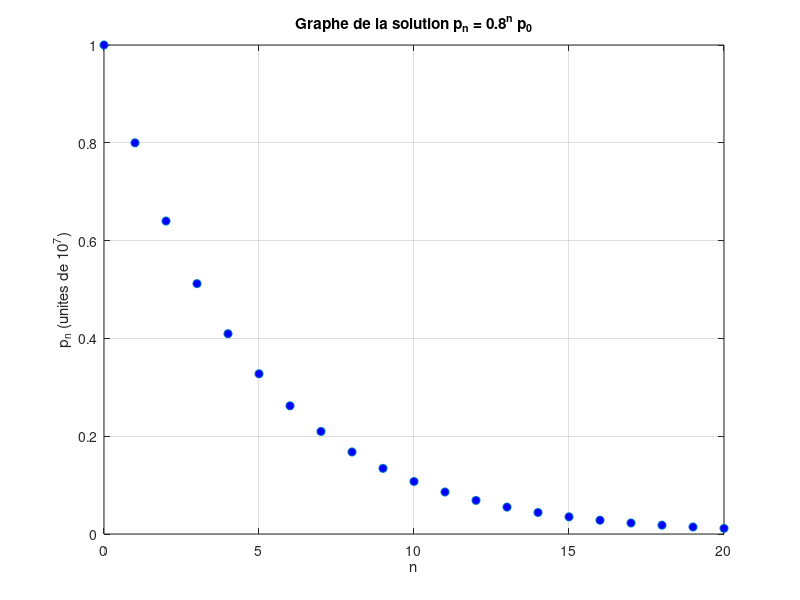

MATLAB code to generate this figure:
clf

x=0:1:20;
y= 0.8.^x;
plot(x,y,'o','MarkerFaceColor', 'b')

grid on
xlabel('n')
ylabel('p_n (unites de 10^7)');
title('Graphe de la solution p_n = 0.8^n p_0')
